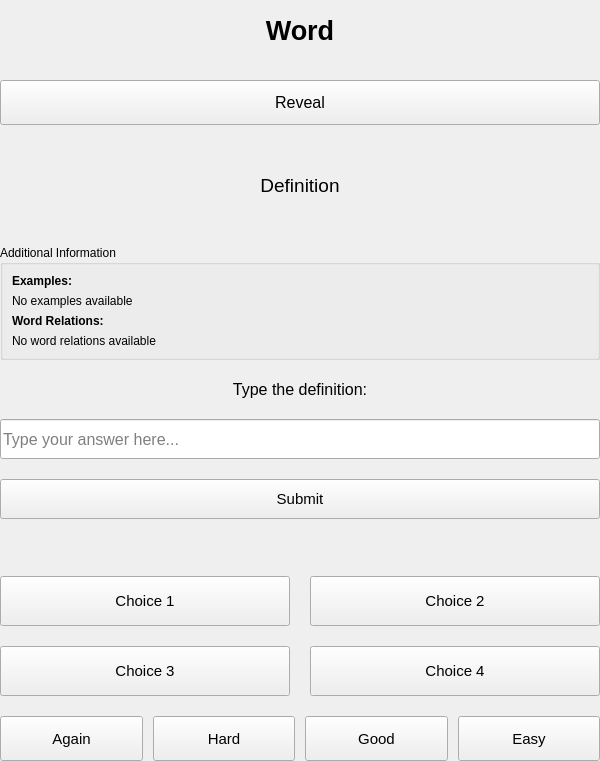
<?xml version="1.0" encoding="UTF-8"?>
<ui version="4.0">
 <class>StudyPanel</class>
 <widget class="QWidget" name="StudyPanel">
  <property name="geometry">
   <rect>
    <x>0</x>
    <y>0</y>
    <width>600</width>
    <height>500</height>
   </rect>
  </property>
  <property name="windowTitle">
   <string>Form</string>
  </property>
  <layout class="QVBoxLayout" name="verticalLayout">
   <property name="spacing">
    <number>20</number>
   </property>
   <property name="leftMargin">
    <number>0</number>
   </property>
   <property name="topMargin">
    <number>0</number>
   </property>
   <property name="rightMargin">
    <number>0</number>
   </property>
   <property name="bottomMargin">
    <number>0</number>
   </property>
   <item>
    <widget class="QLabel" name="studyWordLabel">
     <property name="minimumSize">
      <size>
       <width>0</width>
       <height>60</height>
      </size>
     </property>
     <property name="styleSheet">
      <string>font-size: 20pt; font-weight: bold;</string>
     </property>
     <property name="text">
      <string>Word</string>
     </property>
     <property name="alignment">
      <set>Qt::AlignmentFlag::AlignCenter</set>
     </property>
    </widget>
   </item>
   <item>
    <widget class="QPushButton" name="revealButton">
     <property name="minimumSize">
      <size>
       <width>0</width>
       <height>45</height>
      </size>
     </property>
     <property name="font">
      <font>
       <pointsize>12</pointsize>
      </font>
     </property>
     <property name="text">
      <string>Reveal</string>
     </property>
    </widget>
   </item>
   <item>
    <widget class="QLabel" name="studyDefinitionLabel">
     <property name="minimumSize">
      <size>
       <width>0</width>
       <height>80</height>
      </size>
     </property>
     <property name="styleSheet">
      <string>font-size: 14pt; padding: 10px; border-radius: 5px;</string>
     </property>
     <property name="text">
      <string>Definition</string>
     </property>
     <property name="alignment">
      <set>Qt::AlignmentFlag::AlignCenter</set>
     </property>
     <property name="wordWrap">
      <bool>true</bool>
     </property>
    </widget>
   </item>
   <item>
    <widget class="QGroupBox" name="additionalInfoBox">
     <property name="title">
      <string>Additional Information</string>
     </property>
     <layout class="QVBoxLayout" name="additionalInfoLayout">
      <item>
       <widget class="QLabel" name="examplesLabel">
        <property name="font">
         <font>
          <bold>true</bold>
         </font>
        </property>
        <property name="text">
         <string>Examples:</string>
        </property>
       </widget>
      </item>
      <item>
       <widget class="QLabel" name="examplesText">
        <property name="text">
         <string>No examples available</string>
        </property>
        <property name="alignment">
         <set>Qt::AlignmentFlag::AlignLeading|Qt::AlignmentFlag::AlignLeft|Qt::AlignmentFlag::AlignTop</set>
        </property>
        <property name="wordWrap">
         <bool>true</bool>
        </property>
        <property name="textInteractionFlags">
         <set>Qt::TextInteractionFlag::TextSelectableByMouse</set>
        </property>
       </widget>
      </item>
      <item>
       <widget class="QLabel" name="relationsLabel">
        <property name="font">
         <font>
          <bold>true</bold>
         </font>
        </property>
        <property name="text">
         <string>Word Relations:</string>
        </property>
       </widget>
      </item>
      <item>
       <widget class="QLabel" name="relationsText">
        <property name="text">
         <string>No word relations available</string>
        </property>
        <property name="alignment">
         <set>Qt::AlignmentFlag::AlignLeading|Qt::AlignmentFlag::AlignLeft|Qt::AlignmentFlag::AlignTop</set>
        </property>
        <property name="wordWrap">
         <bool>true</bool>
        </property>
        <property name="textInteractionFlags">
         <set>Qt::TextInteractionFlag::TextSelectableByMouse</set>
        </property>
       </widget>
      </item>
     </layout>
    </widget>
   </item>
   <item>
    <layout class="QVBoxLayout" name="typingLayout">
     <item>
      <widget class="QLabel" name="typingPromptLabel">
       <property name="font">
        <font>
         <pointsize>12</pointsize>
        </font>
       </property>
       <property name="text">
        <string>Type the definition:</string>
       </property>
       <property name="alignment">
        <set>Qt::AlignmentFlag::AlignCenter</set>
       </property>
      </widget>
     </item>
     <item>
      <widget class="QLineEdit" name="typingInput">
       <property name="minimumSize">
        <size>
         <width>0</width>
         <height>40</height>
        </size>
       </property>
       <property name="font">
        <font>
         <pointsize>12</pointsize>
        </font>
       </property>
       <property name="placeholderText">
        <string>Type your answer here...</string>
       </property>
      </widget>
     </item>
     <item>
      <widget class="QPushButton" name="submitTypingButton">
       <property name="minimumSize">
        <size>
         <width>0</width>
         <height>40</height>
        </size>
       </property>
       <property name="font">
        <font>
         <pointsize>11</pointsize>
        </font>
       </property>
       <property name="text">
        <string>Submit</string>
       </property>
      </widget>
     </item>
     <item>
      <widget class="QLabel" name="typingFeedbackLabel">
       <property name="font">
        <font>
         <pointsize>11</pointsize>
         <bold>true</bold>
        </font>
       </property>
       <property name="text">
        <string/>
       </property>
       <property name="alignment">
        <set>Qt::AlignmentFlag::AlignCenter</set>
       </property>
       <property name="wordWrap">
        <bool>true</bool>
       </property>
      </widget>
     </item>
    </layout>
   </item>
   <item>
    <layout class="QGridLayout" name="choicesGrid">
     <item row="0" column="0">
      <widget class="QPushButton" name="choiceButton1">
       <property name="minimumSize">
        <size>
         <width>0</width>
         <height>50</height>
        </size>
       </property>
       <property name="font">
        <font>
         <pointsize>11</pointsize>
        </font>
       </property>
       <property name="text">
        <string>Choice 1</string>
       </property>
      </widget>
     </item>
     <item row="0" column="1">
      <widget class="QPushButton" name="choiceButton2">
       <property name="minimumSize">
        <size>
         <width>0</width>
         <height>50</height>
        </size>
       </property>
       <property name="font">
        <font>
         <pointsize>11</pointsize>
        </font>
       </property>
       <property name="text">
        <string>Choice 2</string>
       </property>
      </widget>
     </item>
     <item row="1" column="0">
      <widget class="QPushButton" name="choiceButton3">
       <property name="minimumSize">
        <size>
         <width>0</width>
         <height>50</height>
        </size>
       </property>
       <property name="font">
        <font>
         <pointsize>11</pointsize>
        </font>
       </property>
       <property name="text">
        <string>Choice 3</string>
       </property>
      </widget>
     </item>
     <item row="1" column="1">
      <widget class="QPushButton" name="choiceButton4">
       <property name="minimumSize">
        <size>
         <width>0</width>
         <height>50</height>
        </size>
       </property>
       <property name="font">
        <font>
         <pointsize>11</pointsize>
        </font>
       </property>
       <property name="text">
        <string>Choice 4</string>
       </property>
      </widget>
     </item>
    </layout>
   </item>
   <item>
    <layout class="QHBoxLayout" name="ratingLayout">
     <property name="spacing">
      <number>10</number>
     </property>
     <item>
      <widget class="QPushButton" name="againButton">
       <property name="minimumSize">
        <size>
         <width>0</width>
         <height>45</height>
        </size>
       </property>
       <property name="font">
        <font>
         <pointsize>11</pointsize>
        </font>
       </property>
       <property name="text">
        <string>Again</string>
       </property>
      </widget>
     </item>
     <item>
      <widget class="QPushButton" name="hardButton">
       <property name="minimumSize">
        <size>
         <width>0</width>
         <height>45</height>
        </size>
       </property>
       <property name="font">
        <font>
         <pointsize>11</pointsize>
        </font>
       </property>
       <property name="text">
        <string>Hard</string>
       </property>
      </widget>
     </item>
     <item>
      <widget class="QPushButton" name="goodButton">
       <property name="minimumSize">
        <size>
         <width>0</width>
         <height>45</height>
        </size>
       </property>
       <property name="font">
        <font>
         <pointsize>11</pointsize>
        </font>
       </property>
       <property name="text">
        <string>Good</string>
       </property>
      </widget>
     </item>
     <item>
      <widget class="QPushButton" name="easyButton">
       <property name="minimumSize">
        <size>
         <width>0</width>
         <height>45</height>
        </size>
       </property>
       <property name="font">
        <font>
         <pointsize>11</pointsize>
        </font>
       </property>
       <property name="text">
        <string>Easy</string>
       </property>
      </widget>
     </item>
    </layout>
   </item>
   <item>
    <spacer name="verticalSpacer">
     <property name="orientation">
      <enum>Qt::Orientation::Vertical</enum>
     </property>
     <property name="sizeType">
      <enum>QSizePolicy::Expanding</enum>
     </property>
     <property name="sizeHint" stdset="0">
      <size>
       <width>20</width>
       <height>40</height>
      </size>
     </property>
    </spacer>
   </item>
  </layout>
 </widget>
 <resources/>
 <connections/>
</ui>
